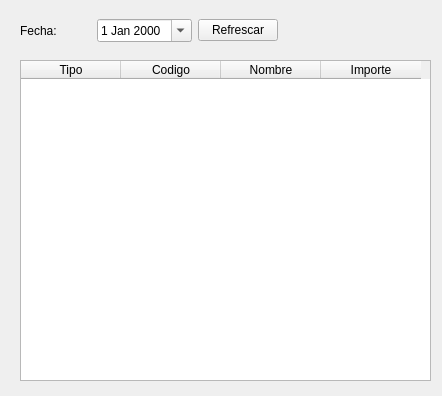
<?xml version="1.0" encoding="UTF-8"?>
<ui version="4.0">
 <class>Form</class>
 <widget class="QWidget" name="Form">
  <property name="geometry">
   <rect>
    <x>0</x>
    <y>0</y>
    <width>442</width>
    <height>396</height>
   </rect>
  </property>
  <property name="windowTitle">
   <string>Consulta de Ingresos</string>
  </property>
  <widget class="QTableWidget" name="tableWidget">
   <property name="geometry">
    <rect>
     <x>20</x>
     <y>60</y>
     <width>411</width>
     <height>321</height>
    </rect>
   </property>
   <column>
    <property name="text">
     <string>Tipo</string>
    </property>
   </column>
   <column>
    <property name="text">
     <string>Codigo</string>
    </property>
   </column>
   <column>
    <property name="text">
     <string>Nombre</string>
    </property>
   </column>
   <column>
    <property name="text">
     <string>Importe</string>
    </property>
   </column>
  </widget>
  <widget class="QWidget" name="horizontalLayoutWidget">
   <property name="geometry">
    <rect>
     <x>20</x>
     <y>10</y>
     <width>258</width>
     <height>41</height>
    </rect>
   </property>
   <layout class="QHBoxLayout" name="horizontalLayout">
    <item>
     <widget class="QLabel" name="label">
      <property name="text">
       <string>Fecha:</string>
      </property>
     </widget>
    </item>
    <item>
     <widget class="QDateEdit" name="dateEdit">
      <property name="calendarPopup">
       <bool>true</bool>
      </property>
     </widget>
    </item>
    <item>
     <widget class="QPushButton" name="pushButton">
      <property name="text">
       <string>Refrescar</string>
      </property>
     </widget>
    </item>
   </layout>
  </widget>
 </widget>
 <resources/>
 <connections>
  <connection>
   <sender>dateEdit</sender>
   <signal>dateChanged(QDate)</signal>
   <receiver>Form</receiver>
   <slot>search_inputs(QDate)</slot>
   <hints>
    <hint type="sourcelabel">
     <x>126</x>
     <y>29</y>
    </hint>
    <hint type="destinationlabel">
     <x>220</x>
     <y>197</y>
    </hint>
   </hints>
  </connection>
  <connection>
   <sender>pushButton</sender>
   <signal>clicked()</signal>
   <receiver>Form</receiver>
   <slot>consult_inputs()</slot>
   <hints>
    <hint type="sourcelabel">
     <x>236</x>
     <y>30</y>
    </hint>
    <hint type="destinationlabel">
     <x>220</x>
     <y>197</y>
    </hint>
   </hints>
  </connection>
 </connections>
 <slots>
  <slot>search_inputs(QDate)</slot>
  <slot>consult_inputs()</slot>
 </slots>
</ui>
